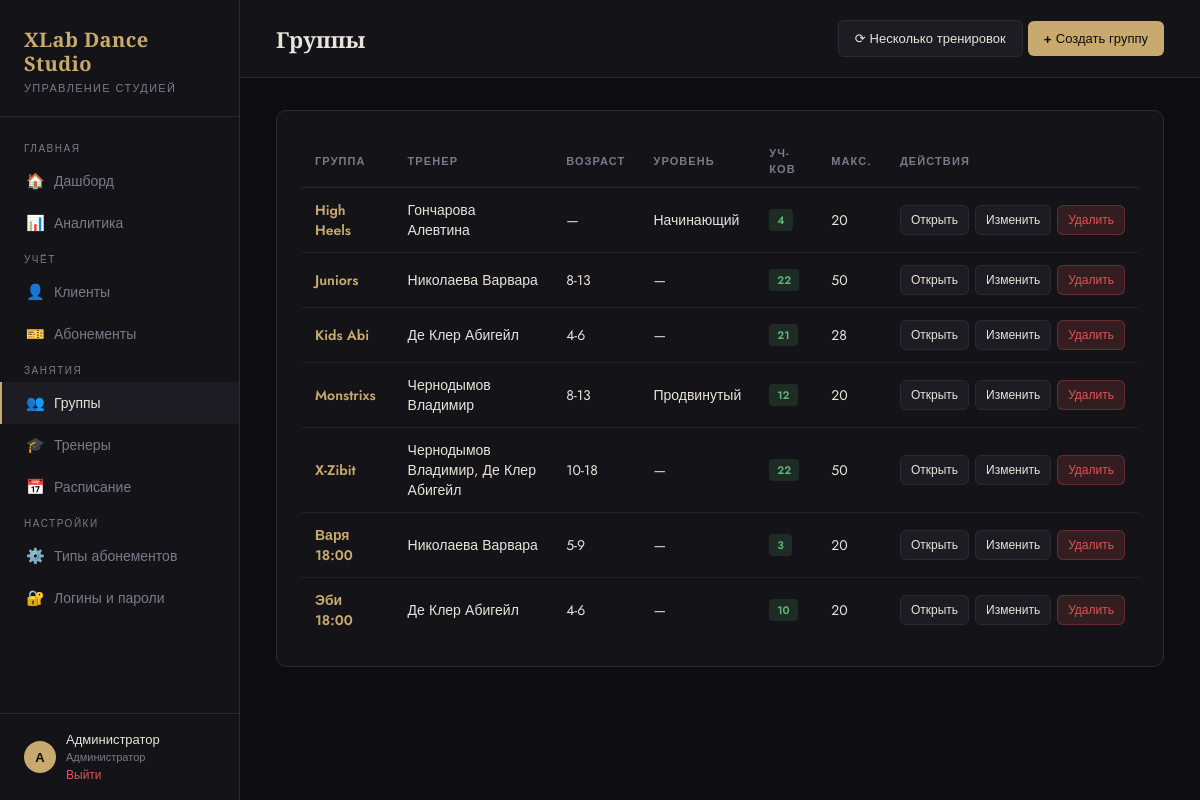
/groups (signed in), run on the app's committed database.
### tables this page shows
CREATE TABLE users (
            id INTEGER PRIMARY KEY AUTOINCREMENT,
            role TEXT NOT NULL, -- admin | trainer
            username TEXT UNIQUE NOT NULL,
            password TEXT NOT NULL,
            name TEXT NOT NULL,
            trainer_id INTEGER UNIQUE REFERENCES trainers(id) ON DELETE CASCADE
        );

CREATE TABLE groups (
            id INTEGER PRIMARY KEY AUTOINCREMENT,
            name TEXT NOT NULL,
            trainer_id INTEGER REFERENCES trainers(id) ON DELETE SET NULL,
            age_range TEXT,
            level TEXT,
            max_capacity INTEGER DEFAULT 20,
            description TEXT,
            created_at TEXT DEFAULT (datetime('now','localtime'))
        );

### app.py (the view)
@app.route('/groups')
@login_required
def groups():
    db = get_db()
    groups_list = db.execute('''
        SELECT g.*,
               {trainers_names} as trainer_name,
               COUNT(cg.client_id) as clients_count
        FROM groups g
        LEFT JOIN client_groups cg ON g.id = cg.group_id
        GROUP BY g.id ORDER BY g.name COLLATE NOCASE
    '''.format(trainers_names=group_trainers_names_subquery('g'))).fetchall()
    return render_template('groups.html', groups=groups_list)

### app.py (called while the page is built, shortened)
def current_role():
    return session.get('role', 'admin')

def is_admin():
    return current_role() == 'admin'

def sync_session_user():
    if 'user_id' not in session:
        return
    db = get_db()
    user = db.execute('SELECT role, trainer_id, name FROM users WHERE id=?', (session['user_id'],)).fetchone()
    if not user:
        session.clear()
        return
    session['role'] = user['role']
    session['trainer_id'] = user['trainer_id']
    session['user_name'] = user['name']

def group_trainers_names_subquery(alias='g'):
    return f"(SELECT GROUP_CONCAT(t2.name, ', ') FROM group_trainers gt2 JOIN trainers t2 ON t2.id=gt2.trainer_id WHERE gt2.group_id={alias}.id)"

@app.before_request
def setup():
    if request.endpoint is None:
        return
    if request.endpoint in ('login', 'logout', 'static'):
        return
    if 'user_id' not in session:
        return
    sync_session_user()
    if is_admin():
        return

def login_required(f):
    from functools import wraps
    @wraps(f)
    def decorated(*args, **kwargs):
        if 'user_id' not in session:
            return redirect(url_for('login'))
        return f(*args, **kwargs)
    return decorated

### database.py (called while the page is built)
def get_db():
    from app import app
    if 'db' not in g:
        g.db = sqlite3.connect(DATABASE)
        g.db.row_factory = sqlite3.Row
        g.db.execute("PRAGMA foreign_keys = ON")
    return g.db

### templates/groups.html (shortened to what this page needs)
{% extends "base.html" %}
{% block topbar_title %}Группы{% endblock %}
{% block topbar_actions %}
  <button class="btn btn-secondary" onclick="document.getElementById('group-recurring-modal').classList.add('open')">⟳ Несколько тренировок</button>
  <a href="{{ url_for('add_group') }}" class="btn btn-primary">+ Создать группу</a>
{% endblock %}
{% block content %}
<div class="card">
  {% if groups %}
  <div class="table-wrap">
    <table>
      <thead>
        <tr><th>Группа</th><th>Тренер</th><th>Возраст</th><th>Уровень</th><th>Уч-ков</th><th>Макс.</th><th>Действия</th></tr>
      </thead>
      <tbody>
        {% for g in groups %}
        <tr>
          <td><a href="{{ url_for('group_detail', id=g.id) }}" style="font-weight:600">{{ g.name }}</a></td>
          <td>{{ g.trainer_name or '—' }}</td>
          <td>{{ g.age_range or '—' }}</td>
          <td>{{ g.level or '—' }}</td>
          <td>
            <span class="badge {{ 'badge-red' if g.clients_count >= g.max_capacity else 'badge-green' }}">
              {{ g.clients_count }}
            </span>
          </td>
          <td>{{ g.max_capacity }}</td>
          <td>
            <div style="display:flex; gap:6px">
              <a href="{{ url_for('group_detail', id=g.id) }}" class="btn btn-secondary btn-sm">Открыть</a>
              <a href="{{ url_for('edit_group', id=g.id) }}" class="btn btn-secondary btn-sm">Изменить</a>
              <form method="POST" action="{{ url_for('delete_group', id=g.id) }}" onsubmit="return confirm('Удалить группу?')">
                <button class="btn btn-danger btn-sm">Удалить</button>
              </form>
            </div>
          </td>
        </tr>
        {% endfor %}
      </tbody>
    </table>
  </div>
  {% else %}
  <div class="empty-state">
    <div class="icon">👥</div>
    <p>Групп пока нет. <a href="{{ url_for('add_group') }}">Создать первую</a></p>
  </div>
  {% endif %}
</div>
{% endblock %}

### templates/base.html (shortened to what this page needs)
<!DOCTYPE html>
<html lang="ru">
<head>
</head>
<body>
<aside class="sidebar">
  <div class="sidebar-logo">
    <h1>XLab Dance<br>Studio</h1>
    <p>Управление студией</p>
  </div>
  <nav class="nav">
    <div class="nav-section">Главная</div>
    <a href="{{ url_for('dashboard') }}" class="{{ 'active' if request.endpoint == 'dashboard' }}">
      <span class="icon">🏠</span> Дашборд
    </a>
    {% if session.role == 'admin' %}
    <a href="{{ url_for('analytics') }}" class="{{ 'active' if request.endpoint == 'analytics' }}">
      <span class="icon">📊</span> Аналитика
    </a>
    {% endif %}
    {% if session.role == 'admin' %}
    <div class="nav-section">Учёт</div>
    <a href="{{ url_for('clients') }}" class="{{ 'active' if 'client' in request.endpoint }}">
      <span class="icon">👤</span> Клиенты
    </a>
    <a href="{{ url_for('subscriptions') }}" class="{{ 'active' if 'subscription' in request.endpoint and request.endpoint != 'subscription_types' }}">
      <span class="icon">🎫</span> Абонементы
    </a>
    {% endif %}
    <div class="nav-section">Занятия</div>
    {% if session.role == 'admin' %}
    <a href="{{ url_for('groups') }}" class="{{ 'active' if 'group' in request.endpoint }}">
      <span class="icon">👥</span> Группы
    </a>
    {% endif %}
    {% if session.role == 'admin' %}
    <a href="{{ url_for('trainers') }}" class="{{ 'active' if 'trainer' in request.endpoint }}">
      <span class="icon">🎓</span> Тренеры
    </a>
    {% endif %}
    <a href="{{ url_for('schedule') }}" class="{{ 'active' if 'schedule' in request.endpoint or 'attendance' in request.endpoint }}">
      <span class="icon">📅</span> Расписание
    </a>
    {% if session.role == 'admin' %}
    <div class="nav-section">Настройки</div>
    <a href="{{ url_for('subscription_types') }}" class="{{ 'active' if request.endpoint == 'subscription_types' }}">
      <span class="icon">⚙️</span> Типы абонементов
    </a>
    <a href="{{ url_for('accounts') }}" class="{{ 'active' if 'account' in request.endpoint }}">
      <span class="icon">🔐</span> Логины и пароли
    </a>
    {% endif %}
  </nav>
  <div class="sidebar-user">
    <div class="avatar">{{ session.user_name[0] if session.user_name }}</div>
    <div>
      <div style="color: var(--text); font-size: 13px;">{{ session.user_name }}</div>
      <div style="font-size: 11px; color: var(--muted);">{{ 'Администратор' if session.role == 'admin' else 'Тренер' }}</div>
      <a href="{{ url_for('logout') }}">Выйти</a>
    </div>
  </div>
</aside>
<div class="main">
  <div class="topbar">
    <h2>{% block topbar_title %}{% endblock %}</h2>
    <div>{% block topbar_actions %}{% endblock %}</div>
  </div>
  <div class="content">
    {% block content %}{% endblock %}
  </div>
</div>
</body>
</html>

### templates/base.html (style rules this page uses)
:root { --bg: #0d0d0f; --surface: #141418; --surface2: #1c1c22; --border: #2a2a35; --accent: #c8a96e; --accent2: #e8c88a; --text: #e8e4dc; --muted: #7a7a8a; --danger: #e05555; --success: #5cb87a; --warning: #e0a055; --info: #5599e0; --sidebar-w: 240px; }
* { box-sizing: border-box; margin: 0; padding: 0; }
body { background: var(--bg); color: var(--text); font-family: 'Jost', sans-serif; font-weight: 400; min-height: 100vh; display: flex; }
.sidebar { width: var(--sidebar-w); min-height: 100vh; background: var(--surface); border-right: 1px solid var(--border); display: flex; flex-direction: column; position: fixed; top: 0; left: 0; z-index: 100; }
.sidebar-logo { padding: 28px 24px 20px; border-bottom: 1px solid var(--border); }
.sidebar-logo h1 { font-family: 'Playfair Display', serif; font-size: 20px; font-weight: 700; color: var(--accent); letter-spacing: 0.02em; line-height: 1.2; }
.sidebar-logo p { font-size: 11px; color: var(--muted); letter-spacing: 0.12em; text-transform: uppercase; margin-top: 4px; }
.nav { flex: 1; padding: 16px 0; overflow-y: auto; max-height: calc(100vh - 200px); }
.nav-section { padding: 8px 24px 4px; font-size: 10px; letter-spacing: 0.15em; text-transform: uppercase; color: var(--muted); }
.nav a { display: flex; align-items: center; gap: 10px; padding: 10px 24px; color: var(--muted); text-decoration: none; font-size: 14px; font-weight: 400; transition: all 0.2s; border-left: 2px solid transparent; }
.nav a:hover, .nav a.active { color: var(--text); background: var(--surface2); border-left-color: var(--accent); }
.nav a .icon { width: 18px; text-align: center; font-size: 15px; }
.sidebar-user { padding: 16px 24px; border-top: 1px solid var(--border); font-size: 13px; color: var(--muted); display: flex; align-items: center; gap: 10px; }
.sidebar-user .avatar { width: 32px; height: 32px; border-radius: 50%; background: var(--accent); display: flex; align-items: center; justify-content: center; color: var(--bg); font-weight: 700; font-size: 13px; }
.sidebar-user a { color: var(--danger); text-decoration: none; font-size: 12px; }
.main { margin-left: var(--sidebar-w); flex: 1; min-height: 100vh; }
.topbar { padding: 20px 36px; border-bottom: 1px solid var(--border); background: var(--surface); display: flex; align-items: center; justify-content: space-between; position: sticky; top: 0; z-index: 50; }
.topbar h2 { font-family: 'Playfair Display', serif; font-size: 22px; font-weight: 600; color: var(--text); }
.content { padding: 32px 36px; }
.card { background: var(--surface); border: 1px solid var(--border); border-radius: 10px; padding: 24px; }
.table-wrap { overflow-x: auto; }
table { width: 100%; border-collapse: collapse; }
th { text-align: left; padding: 10px 14px; font-size: 11px; font-weight: 600; letter-spacing: 0.1em; text-transform: uppercase; color: var(--muted); border-bottom: 1px solid var(--border); }
td { padding: 12px 14px; font-size: 14px; border-bottom: 1px solid rgba(42,42,53,0.6); vertical-align: middle; }
tr:last-child td { border-bottom: none; }
.btn { display: inline-flex; align-items: center; gap: 6px; padding: 8px 16px; border-radius: 6px; font-size: 13px; font-weight: 500; cursor: pointer; border: none; text-decoration: none; transition: all 0.2s; font-family: 'Jost', sans-serif; }
.btn-primary { background: var(--accent); color: var(--bg); }
.btn-secondary { background: var(--surface2); color: var(--text); border: 1px solid var(--border); }
.btn-danger { background: rgba(224,85,85,0.15); color: var(--danger); border: 1px solid rgba(224,85,85,0.3); }
.btn-sm { padding: 5px 10px; font-size: 12px; }
.badge { display: inline-flex; align-items: center; padding: 3px 8px; border-radius: 4px; font-size: 11px; font-weight: 600; }
.badge-green { background: rgba(92,184,122,0.15); color: var(--success); }
a { color: var(--accent); text-decoration: none; }

### data on the page
users: name "А", user_name "Администратор", role "Администратор"
groups: name "High Heels", trainer_name "Гончарова Алевтина", age_range "—", level "Начинающий", clients_count "4", max_capacity "20"
groups: name "Juniors", trainer_name "Николаева Варвара", age_range "8-13", level "—", clients_count "22", max_capacity "50"
groups: name "Kids Abi", trainer_name "Де Клер Абигейл", age_range "4-6", level "—", clients_count "21", max_capacity "28"
groups: name "Monstrixs", trainer_name "Чернодымов Владимир", age_range "8-13", level "Продвинутый", clients_count "12", max_capacity "20"
groups: name "X-Zibit", trainer_name "Чернодымов Владимир, Де Клер Абигейл", age_range "10-18", level "—", clients_count "22", max_capacity "50"
groups: name "Варя 18:00", trainer_name "Николаева Варвара", age_range "5-9", level "—", clients_count "3", max_capacity "20"
groups: name "Эби 18:00", trainer_name "Де Клер Абигейл", age_range "4-6", level "—", clients_count "10", max_capacity "20"
